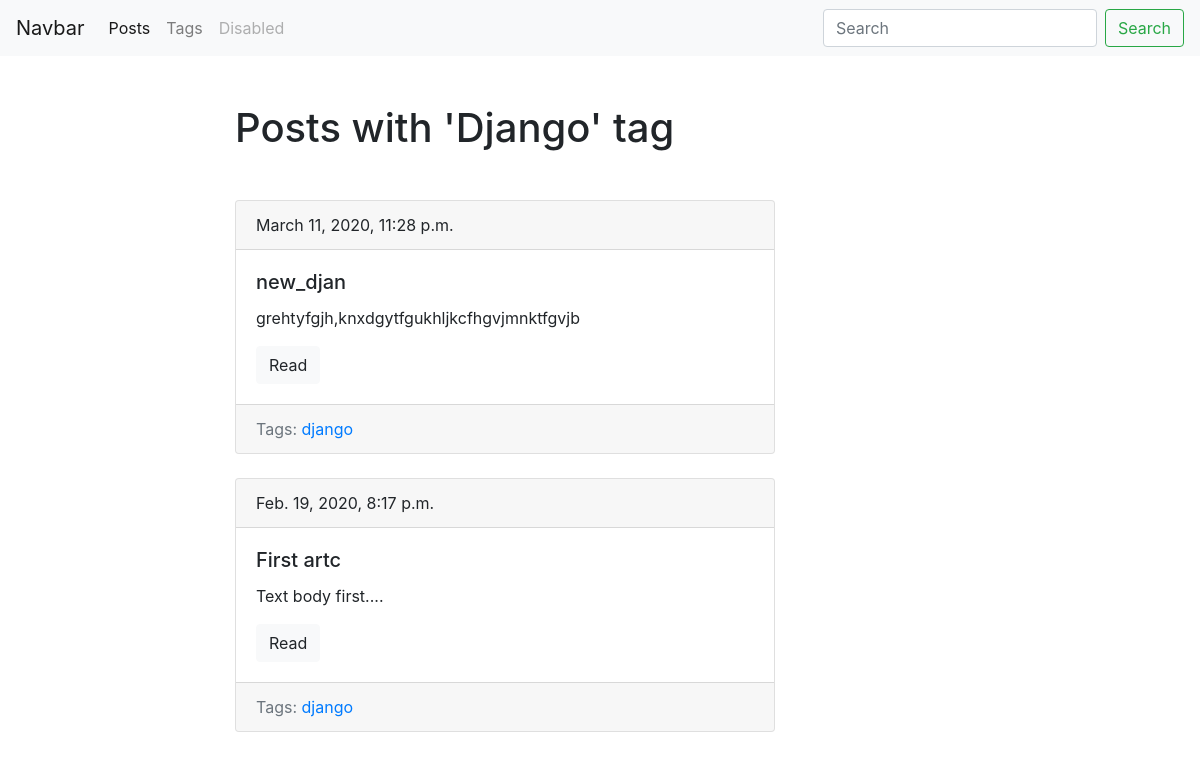
The page /tag/django/ on the database its author committed.
### second_case/apps/st_case/models.py (models this page shows, shortened)
class Tag(models.Model):
    title = models.CharField(max_length=50)
    slug = models.SlugField(max_length=50, unique=True)
    def get_absolute_url(self):
        return reverse('tag_detail_url', kwargs={'slug': self.slug})
    class Meta:
        ordering = ['title']

class Post(models.Model):
    title = models.CharField(max_length=150, db_index=True)
    slug = models.SlugField(max_length=150, blank=True, unique=True)
    body = models.TextField(blank=True, db_index=True)
    tags = models.ManyToManyField('Tag', blank=True, related_name='posts')
    date_pub = models.DateTimeField(auto_now_add=True)
    def get_absolute_url(self):
        return reverse('post_detail_url', kwargs={'slug': self.slug})
    class Meta:
        ordering = ['-date_pub']

### second_case/apps/st_case/views.py (the view)
# urls.py: path('tag/<str:slug>/', views.TagDetail.as_view(), name='tag_detail_url'),
class TagDetail(ObjectDetaiMixin, View):
    model = Tag
    template = 'st_case/tag_detail.html'

### second_case/apps/st_case/uttils.py (called while the page is built)
    def get(self, request, slug):
        obj = get_object_or_404(self.model, slug__iexact=slug)
        return render(request, self.template, context={self.model.__name__.lower(): obj, 'current_object': obj, 'detail': True})

### second_case/apps/st_case/templates/st_case/tag_detail.html (shortened to what this page needs)
{% extends 'st_case/base_st_case.html' %}
{% block content %}
    <h1 class="mb-5">Posts with '{{ tag.title|title }}' tag</h1>
    {% for post in tag.posts.all %}
       {% include 'st_case/includes/post_card_template.html' %}
    {% endfor %}
{% endblock %}

### second_case/apps/st_case/templates/st_case/includes/post_card_template.html
<div class="card mb-4">
    <div class="card-header">
        {{ post.date_pub }}
    </div>
    <div class="card-body">
        <h5 class="card-title">{{ post.title }}</h5>
        <p class="card-text">{{ post.body|truncatewords:15 }}</p>
        <a href="{{ post.get_absolute_url }}" class="btn btn-light">Read</a>
    </div>
    <div class="card-footer text-muted">
        Tags:
        {% for tag in post.tags.all %}
            <a href="{{ tag.get_absolute_url }}">{{ tag.title }}</a>
        {% endfor %}
    </div>
</div>

### rows shown on the page
Tag: title "Django", title "django"
Post: date_pub "March 11, 2020, 11:28 p.m.", title "new_djan", body "grehtyfgjh,knxdgytfgukhljkcfhgvjmnktfgvjb"
Post: date_pub "Feb. 19, 2020, 8:17 p.m.", title "First artc", body "Text body first...."
